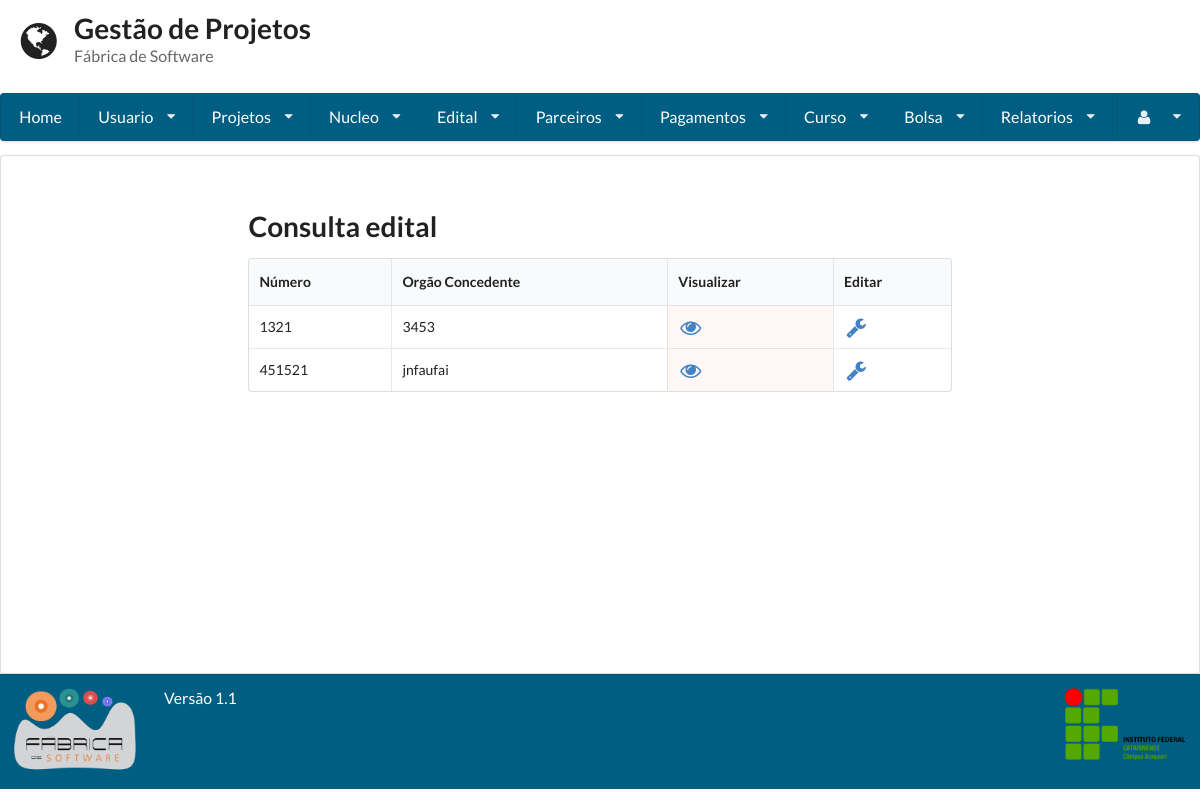
The app's page /consulta_edital/ (signed in) with its own data.
### gestaoapp/models/edital.py (models this page shows, shortened)
class Edital(models.Model):
    numero = models.IntegerField(unique=True)
    orgao_concedente = models.CharField(max_length=255)
    dt_inicio = models.DateField()
    dt_termino = models.DateField()
    url_edital = models.URLField(max_length=200, null=True, blank=True)
    verba = models.FloatField(null=True, blank=True)
    qtd_bolsa = models.IntegerField(null=True, blank=True)
    pdf_edital = models.FileField(null=True, blank=True)
    data_hora_cadastro = models.DateTimeField(auto_now=True)
    responsavel_cadastro = models.ForeignKey(User)

### gestaoapp/views/edital.py (the view, shortened to what this page needs)
# urls.py: url(r'^consulta_edital/', ConsultaEdital.as_view()),
class ConsultaEdital(LoginRequiredMixin, View):
    template = 'edital/consulta.html'
    def get(self, request):
        form = Busca()
        edital = Edital.objects.all()
        return render(request, self.template, {'editals': edital, "form": form})

### gestaoapp/templates/edital/consulta.html (shortened to what this page needs)
{% extends 'base.html'%}
{% block conteudo%}
<form method='POST' action='/consulta_edital/' class="ui form">
 	<h1 class=" ui header">Consulta edital</h1>
</form>
<table class="ui celled table">
	<thead>
		<tr>
			<th>Número</th>
			<th>Orgão Concedente</th>
			{% if user.is_superuser %}
				<th>Visualizar</th>
				<th>Editar</th>
			{% endif %}
		</tr>
	</thead>
	<tbody>
	{% for edital in editals %}
		<tr>
			<td>{{edital.numero}}</td>
			<td>{{edital.orgao_concedente}}</td>
			{% if user.is_superuser %}
				<td class="negative"><a href="../visualizar_edital/{{edital.id}}"><i class="unhide large icon"></i></a></td>
				<td><a href="../editar_edital/{{edital.id}}"><i class="configure large icon"></i></a></td>
			{% endif %}
		</tr>
	{% endfor %}
	</tbody>
</table>
{%endblock%}

### records on screen
Edital: numero "1321", orgao_concedente "3453"
Edital: numero "451521", orgao_concedente "jnfaufai"
